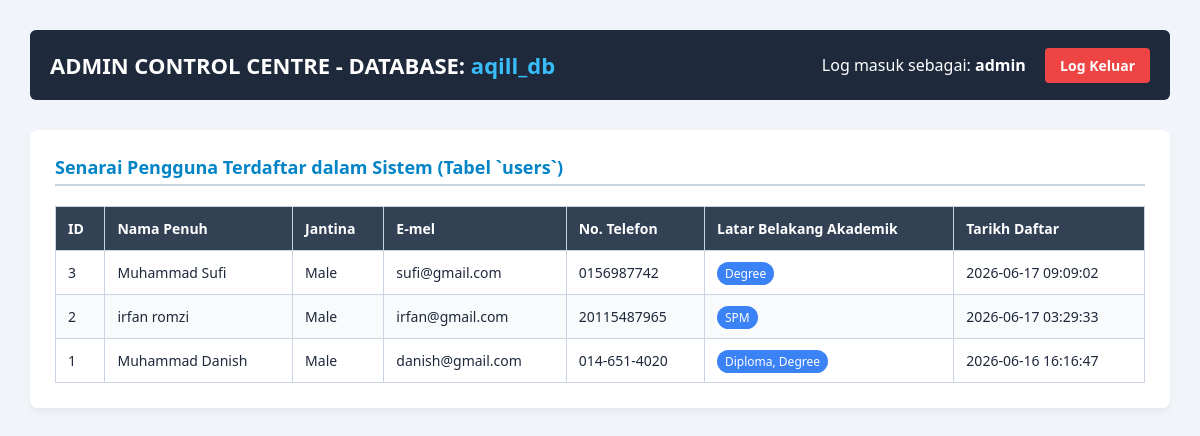
The app's page /admin_dashboard.php (signed in) with its own data.
### tables this page shows
CREATE TABLE `users` (
  `id` int(11) NOT NULL,
  `first_name` varchar(50) NOT NULL,
  `last_name` varchar(50) NOT NULL,
  `gender` varchar(10) NOT NULL,
  `address` text NOT NULL,
  `state` varchar(100) DEFAULT NULL,
  `phone_number` varchar(20) NOT NULL,
  `email_address` varchar(100) NOT NULL,
  `educational_background` varchar(255) NOT NULL,
  `username` varchar(50) NOT NULL,
  `password` varchar(255) NOT NULL,
  `created_at` timestamp NOT NULL DEFAULT current_timestamp()
);

### admin_dashboard.php (the view, shortened to what this page needs)
<?php
require_once 'config.php';
$sql_users = "SELECT id, first_name, last_name, gender, email_address, phone_number, educational_background, created_at FROM users ORDER BY created_at DESC";
$result_users = $conn->query($sql_users);
?>
<!DOCTYPE html>
<html lang="ms">
<head>
</head>
<body>
    <div class="header">
        <h1>ADMIN CONTROL CENTRE - DATABASE: <span style="color:#38bdf8;">aqill_db</span></h1>
        <div>
            <span style="margin-right:15px;">Log masuk sebagai: <strong><?php echo htmlspecialchars($_SESSION['username']); ?></strong></span>
            <a href="homepage.php?logout=true" class="logout-btn">Log Keluar</a>
        </div>
    </div>
    <div class="card">
        <h2>Senarai Pengguna Terdaftar dalam Sistem (Tabel `users`)</h2>
        <?php if ($result_users && $result_users->num_rows > 0): ?>
            <table>
                <thead>
                    <tr>
                        <th>ID</th>
                        <th>Nama Penuh</th>
                        <th>Jantina</th>
                        <th>E-mel</th>
                        <th>No. Telefon</th>
                        <th>Latar Belakang Akademik</th>
                        <th>Tarikh Daftar</th>
                    </tr>
                </thead>
                <tbody>
                    <?php while($row = $result_users->fetch_assoc()): ?>
                        <tr>
                            <td><?php echo $row['id']; ?></td>
                            <td><?php echo htmlspecialchars($row['first_name'] . " " . $row['last_name']); ?></td>
                            <td><?php echo htmlspecialchars($row['gender']); ?></td>
                            <td><?php echo htmlspecialchars($row['email_address']); ?></td>
                            <td><?php echo htmlspecialchars($row['phone_number']); ?></td>
                            <td><span class="badge"><?php echo htmlspecialchars($row['educational_background']); ?></span></td>
                            <td><?php echo $row['created_at']; ?></td>
                        </tr>
                    <?php endwhile; ?>
                </tbody>
            </table>
        <?php else: ?>
            <p style="color:#64748b;">Tiada rekod pengguna biasa yang berdaftar buat masa ini.</p>
        <?php endif; ?>
    </div>
</body>
</html>

### admin_dashboard.php (style rules this page uses)
* { margin: 0; padding: 0; box-sizing: border-box; font-family: 'Segoe UI', sans-serif; }
body { background-color: #f1f5f9; padding: 30px; color: #1e293b; }
.header { background: #1e293b; color: white; padding: 20px; border-radius: 6px; display: flex; justify-content: space-between; align-items: center; margin-bottom: 30px; }
.header h1 { font-size: 22px; }
.logout-btn { background: #ef4444; color: white; padding: 8px 15px; border-radius: 4px; text-decoration: none; font-weight: bold; font-size: 14px; }
.card { background: white; padding: 25px; border-radius: 8px; box-shadow: 0 4px 6px rgba(0,0,0,0.05); }
h2 { margin-bottom: 20px; font-size: 18px; color: #0284c7; border-bottom: 2px solid #cbd5e1; padding-bottom: 5px; }
table { width: 100%; border-collapse: collapse; margin-top: 10px; font-size: 14px; }
th, td { border: 1px solid #cbd5e1; padding: 12px; text-align: left; }
th { background: #334155; color: white; }
tr:nth-child(even) { background: #f8fafc; }
.badge { background: #3b82f6; color: white; padding: 3px 8px; border-radius: 12px; font-size: 12px; }

### records on screen
users: id "3", first_name+last_name "Muhammad Sufi", gender "Male", email_address "sufi@gmail.com", phone_number "0156987742", educational_background "Degree", created_at "2026-06-17 09:09:02"
users: id "2", first_name+last_name "irfan romzi", gender "Male", email_address "irfan@gmail.com", phone_number "20115487965", educational_background "SPM", created_at "2026-06-17 03:29:33"
users: id "1", first_name+last_name "Muhammad Danish", gender "Male", email_address "danish@gmail.com", phone_number "014-651-4020", educational_background "Diploma, Degree", created_at "2026-06-16 16:16:47"

### other values on screen
$_SESSION['username'] "admin"
